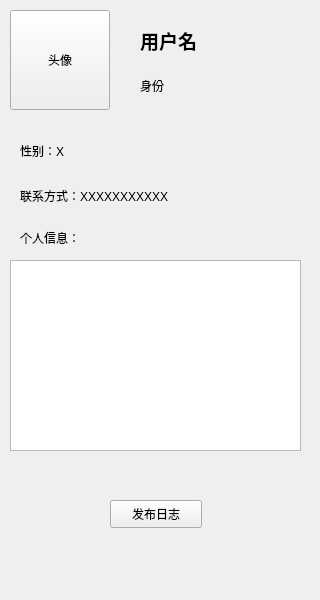
<?xml version="1.0" encoding="UTF-8"?>
<ui version="4.0">
 <class>Information</class>
 <widget class="QWidget" name="Information">
  <property name="geometry">
   <rect>
    <x>0</x>
    <y>0</y>
    <width>320</width>
    <height>600</height>
   </rect>
  </property>
  <property name="minimumSize">
   <size>
    <width>320</width>
    <height>600</height>
   </size>
  </property>
  <property name="maximumSize">
   <size>
    <width>320</width>
    <height>600</height>
   </size>
  </property>
  <property name="windowTitle">
   <string>Form</string>
  </property>
  <widget class="QToolButton" name="toolButton">
   <property name="geometry">
    <rect>
     <x>10</x>
     <y>10</y>
     <width>100</width>
     <height>100</height>
    </rect>
   </property>
   <property name="minimumSize">
    <size>
     <width>100</width>
     <height>100</height>
    </size>
   </property>
   <property name="maximumSize">
    <size>
     <width>100</width>
     <height>100</height>
    </size>
   </property>
   <property name="text">
    <string>头像</string>
   </property>
  </widget>
  <widget class="QLabel" name="label">
   <property name="geometry">
    <rect>
     <x>140</x>
     <y>20</y>
     <width>101</width>
     <height>41</height>
    </rect>
   </property>
   <property name="font">
    <font>
     <family>Agency FB</family>
     <pointsize>14</pointsize>
     <weight>75</weight>
     <bold>true</bold>
    </font>
   </property>
   <property name="text">
    <string>用户名</string>
   </property>
  </widget>
  <widget class="QLabel" name="label_2">
   <property name="geometry">
    <rect>
     <x>140</x>
     <y>70</y>
     <width>91</width>
     <height>31</height>
    </rect>
   </property>
   <property name="text">
    <string>身份</string>
   </property>
  </widget>
  <widget class="QLabel" name="label_3">
   <property name="geometry">
    <rect>
     <x>20</x>
     <y>140</y>
     <width>91</width>
     <height>21</height>
    </rect>
   </property>
   <property name="text">
    <string>性别：X</string>
   </property>
  </widget>
  <widget class="QLabel" name="label_4">
   <property name="geometry">
    <rect>
     <x>20</x>
     <y>180</y>
     <width>181</width>
     <height>31</height>
    </rect>
   </property>
   <property name="text">
    <string>联系方式：XXXXXXXXXXX</string>
   </property>
  </widget>
  <widget class="QLabel" name="label_5">
   <property name="geometry">
    <rect>
     <x>20</x>
     <y>230</y>
     <width>72</width>
     <height>15</height>
    </rect>
   </property>
   <property name="text">
    <string>个人信息：</string>
   </property>
  </widget>
  <widget class="QTextEdit" name="textEdit">
   <property name="geometry">
    <rect>
     <x>10</x>
     <y>260</y>
     <width>291</width>
     <height>191</height>
    </rect>
   </property>
  </widget>
  <widget class="QPushButton" name="pushButton">
   <property name="geometry">
    <rect>
     <x>110</x>
     <y>500</y>
     <width>92</width>
     <height>28</height>
    </rect>
   </property>
   <property name="text">
    <string>发布日志</string>
   </property>
  </widget>
 </widget>
 <resources/>
 <connections/>
</ui>
